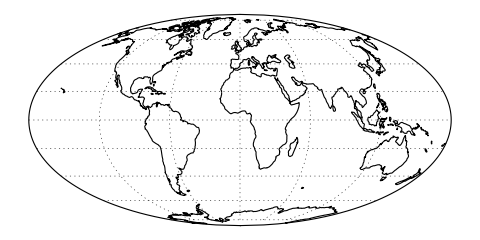

Here is the Python script that generated this plot:
import matplotlib.pyplot as plt
import cartopy.crs as ccrs

plt.figure(figsize=(6.0, 3))
ax = plt.axes(projection=ccrs.Mollweide())
ax.coastlines(resolution='110m')
ax.gridlines()
